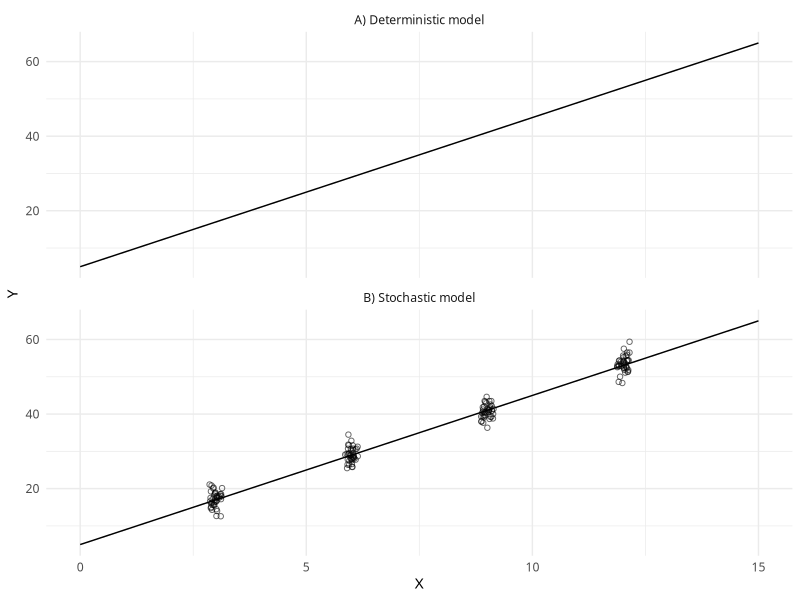

This chart was generated by the following R code:
## ---- chunk 1
#| label: fig-model-response-predictor
#| fig-cap: "Response variable $Y$ versus predictor variable $X$ (hypothetical data). (A) Deterministic relationship (@eq-linear). (B) Deterministic plus stochastic relationship (@eq-stochastic), with $\\beta_0 = 5$, $\\beta_1 = 4$, and $\\varepsilon$ normally distributed with mean 0 and constant variance; 40 points at each of $X$ = 3, 6, 9 and 12, jittered horizontally for visibility. Concept adapted from @madden2007."
#| fig-width: 5
#| fig-height: 6
library(tidyverse)
set.seed(2007)

b0 <- 5; b1 <- 4
panels <- c("A) Deterministic model", "B) Stochastic model")

line_df <- expand_grid(X = c(0, 15), panel = panels) |>
  mutate(Y = b0 + b1 * X)

pts <- expand_grid(X = c(3, 6, 9, 12), rep = 1:40) |>
  mutate(Y = b0 + b1 * X + rnorm(n(), mean = 0, sd = 2),
         panel = panels[2])

ggplot() +
  geom_line(data = line_df, aes(X, Y)) +
  geom_jitter(data = pts, aes(X, Y), width = 0.15, height = 0,
              shape = 1, alpha = 0.6) +
  facet_wrap(~ panel, ncol = 1) +
  theme_minimal(base_family = "Sarabun")
## ---- chunk 2
#| label: model-normal-demo
mu <- 41; sigma <- 2    # values at X = 9 in the stochastic-model figure
Y  <- 44

# Normal density written out by hand vs. dnorm()
1 / (sigma * sqrt(2 * pi)) * exp(-0.5 * ((Y - mu) / sigma)^2)
dnorm(Y, mean = mu, sd = sigma)

# Continuous variable: probability that Y lies between 39 and 43
pnorm(43, mu, sigma) - pnorm(39, mu, sigma)
